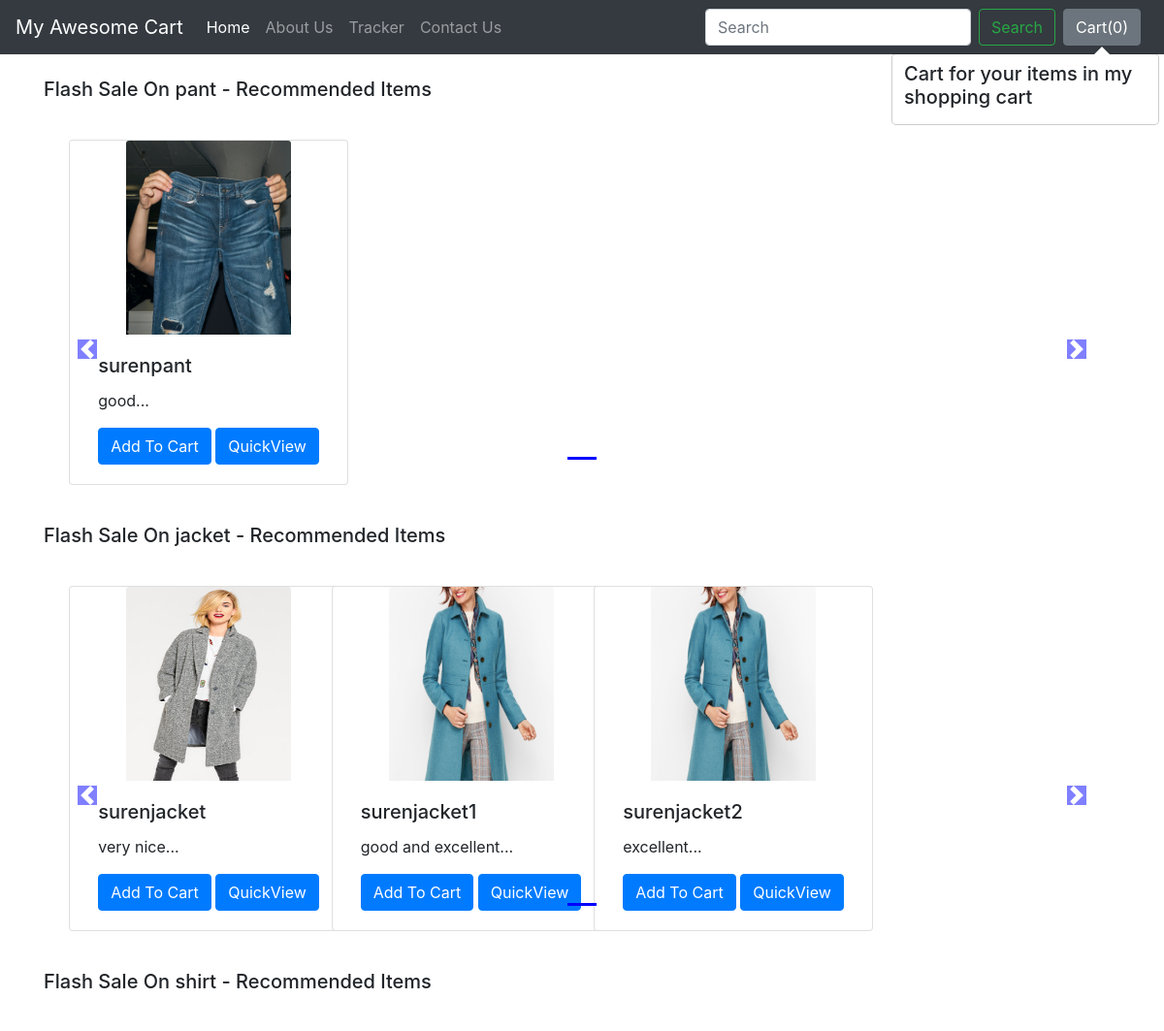
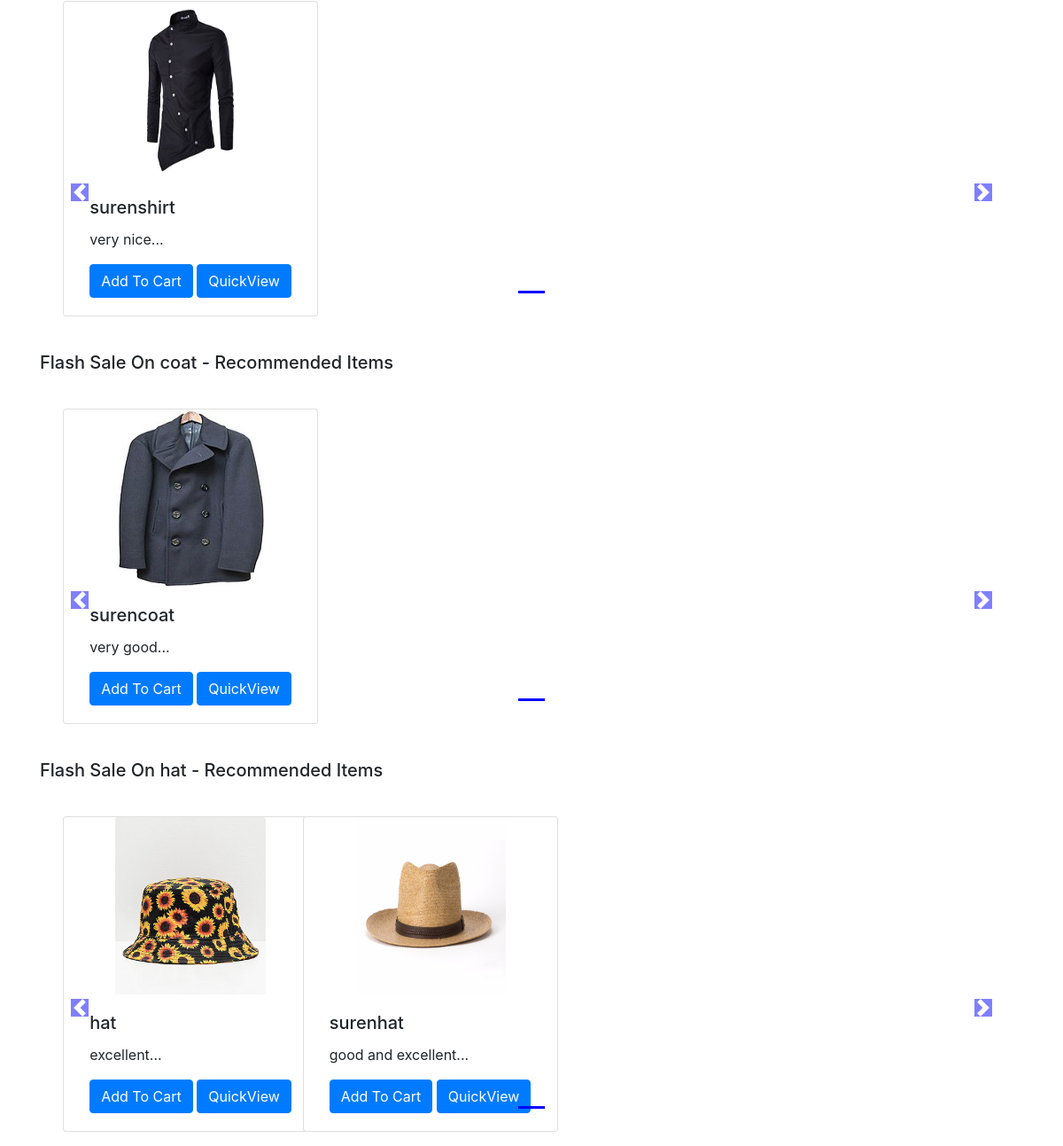
The page / on the database its author committed (2 pictures, top to bottom).
### shop/models.py (models this page shows, shortened)
class Product(models.Model):
    product_id = models.AutoField
    product_name = models.CharField(max_length=50)
    category = models.CharField(max_length=50, default="")
    subcategory = models.CharField(max_length=50, default="")
    price = models.IntegerField(default=0)
    desc = models.CharField(max_length=300)
    pub_date = models.DateField()
    image = models.ImageField(upload_to='shop/images', default="")

### shop/views.py (the view)
# urls.py: path('',views.index,name="ShopHome"),
def index(request):
    allProds = []
    catprods = Product.objects.values('category', 'id')
    cats = {item['category'] for item in catprods}
    for cat in cats:
        prod = Product.objects.filter(category=cat)
        n = len(prod)
        nSlides = n // 4 + ceil((n / 4) - (n // 4))
        allProds.append([prod, range(1, nSlides), nSlides])
    params = {'allProds':allProds}
    return render(request, 'index.html', params)

### template/index.html (shortened to what this page needs)
{% extends 'basic.html' %}
{% block body %}
{% load static %}
<div class="container">
    {% for product, range, nSlides in allProds %}
    <h5 class="my-4">Flash Sale On {{product.0.category}} - Recommended Items</h5>
    <div class="row">
        <div id="demo{{forloop.counter}}" class="col carousel slide my-3" data-ride="carousel">
            <ul class="carousel-indicators">
                <li data-target="#demo{{forloop.counter}}" data-slide-to="0" class="active"></li>
            </ul>
            <div class="container carousel-inner no-padding">
                <div class="carousel-item active">
                    {% for i in product %}
                    <div class="col-xs-3 col-sm-3 col-md-3">
                        <div class="card align-items-center" style="width: 18rem;">
                            <img src='/media/{{i.image}}' class="card-img-top" alt="...">
                            <div class="card-body">
                                <h5 class="card-title" id="namepr{{i.id}}">{{i.product_name}}</h5>
                                <p class="card-text">{{i.desc|slice:"0:53"}}...</p>
                                <span id="divpr{{i.id}}" class="divpr">
                                    <button id="pr{{i.id}}" class="btn btn-primary cart">Add To Cart</button>
                                </span>
                                <a href="/shop/products/{{i.id}}"><button id="qv{{i.id}}" class="btn btn-primary cart">QuickView</button></a>
                            </div>
                        </div>
                    </div>
                    {% endfor %}
                </div>
            </div>
        </div>
        <a class="carousel-control-prev" href="#demo{{forloop.counter}}" data-slide="prev">
            <span class="carousel-control-prev-icon"></span>
        </a>
        <a class="carousel-control-next" href="#demo{{forloop.counter}}" data-slide="next">
            <span class="carousel-control-next-icon"></span>
        </a>
    </div>
    {% endfor %}
</div>
{% endblock %}

### template/basic.html (shortened to what this page needs)
<!doctype html>
<html lang="en">
  <head>
    <link rel="stylesheet" href="https://stackpath.bootstrapcdn.com/bootstrap/4.2.1/css/bootstrap.min.css">
  </head>
  <body>
    <nav class="navbar navbar-expand-lg navbar-dark bg-dark">
  <a class="navbar-brand" href="/shop">My Awesome Cart</a>
  <div class="collapse navbar-collapse" id="navbarSupportedContent">
    <ul class="navbar-nav mr-auto">
      <li class="nav-item active">
        <a class="nav-link" href="/shop">Home <span class="sr-only">(current)</span></a>
      </li>
      <li class="nav-item">
        <a class="nav-link" href="/shop/about">About Us</a>
      </li>
      <li class="nav-item">
        <a class="nav-link" href="/shop/tracker">Tracker</a>
      </li>
      <li class="nav-item">
        <a class="nav-link" href="/shop/contact">Contact Us</a>
      </li>
    </ul>
    <form class="form-inline my-2 my-lg-0">
      <input class="form-control mr-sm-2" type="search" placeholder="Search" aria-label="Search">
      <button class="btn btn-outline-success my-2 my-sm-0" type="submit">Search</button>
    </form>
    <button type="button" class="btn btn-secondary mx-2" id="popcart" data-container="body" data-toggle="popover" data-placement="bottom" data-html="true" data-content="Vivamus
sagittis lacus vel augue laoreet rutrum faucibus.">
  Cart(<span id="cart">0</span>)
</button>
  </div>
</nav>
  {% block body %} {% endblock %}
  </body>
</html>

### rows shown on the page
Product: category "pant", image (picture), product_name "surenpant", desc "good"
Product: category "jacket", image (picture), product_name "surenjacket", desc "very nice"
Product: image (picture), product_name "surenjacket1", desc "good and excellent"
Product: image (picture), product_name "surenjacket2", desc "excellent"
Product: category "shirt", image (picture), product_name "surenshirt", desc "very nice"
Product: category "coat", image (picture), product_name "surencoat", desc "very good"
Product: category "hat", image (picture), product_name "hat", desc "excellent"
Product: image (picture), product_name "surenhat", desc "good and excellent"
